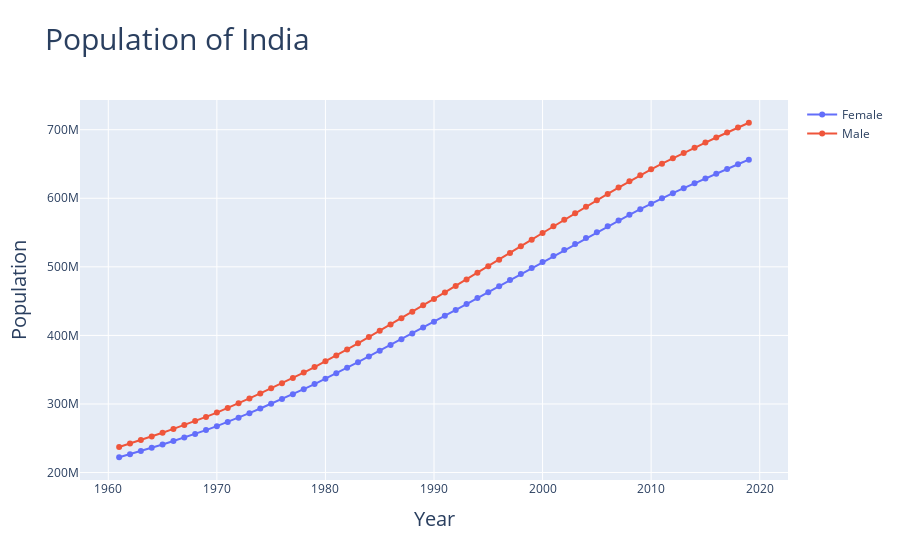

Notebook cell for this chart:
### Code cell
fig7 = go.Figure()

# Add traces
fig7.add_trace(go.Scatter(x=x, y=india_fe_population,
                    mode='lines+markers',
                    name='Female'))
fig7.add_trace(go.Scatter(x=x, y=india_ma_population,
                    mode='lines+markers',
                    name='Male'))
fig7.update_layout(barmode='stack', xaxis = dict(title='Year', titlefont_size=20),
                  yaxis = dict(title='Population', titlefont_size=20), title = "Population of India", titlefont_size=30)

fig7.show()
